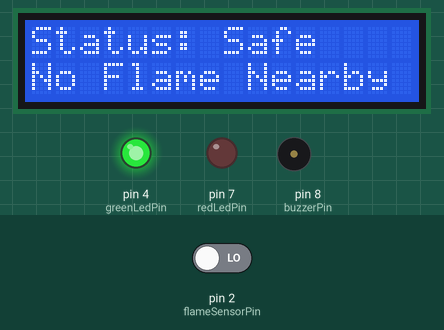
A sketch run on a simulated Arduino Uno, built with avr-gcc and run on an emulated ATmega328P. On the bench: 16×2 character LCD, output pins drawn as LEDs (lit = HIGH), buzzer (waves = sounding, pin HIGH). Inputs (shaded band) come from the test bench; at power-on: pin 2 (flameSensorPin) LOW.

Above: at 3.2 s.
3.3 s: pin 2 (flameSensorPin) driven HIGH
At 4.7 s:
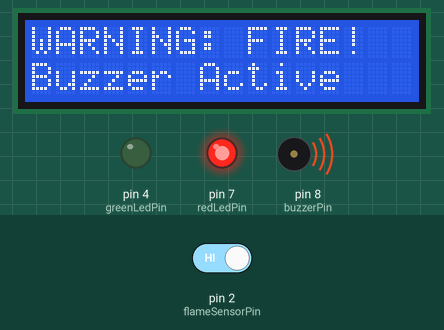
5.0 s: pin 2 (flameSensorPin) driven LOW
At 5.5 s:
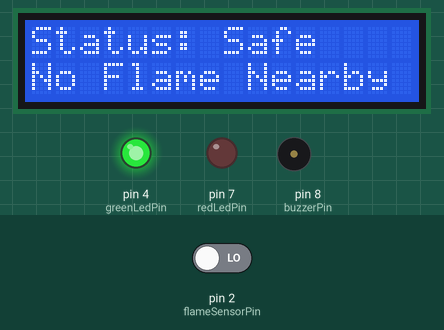
Timing chart, 0 to 8.0 s (numbered marks = the images above; inputs shaded):
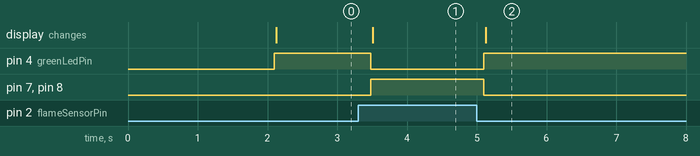

The sketch:

flame_detector.ino
```cpp
#include <Wire.h>
#include <LiquidCrystal_I2C.h>

LiquidCrystal_I2C lcd(0x27, 16, 2);

const int flameSensorPin = 2;
const int greenLedPin = 4;
const int redLedPin = 7;
const int buzzerPin = 8;

void setup() {
  pinMode(flameSensorPin, INPUT);
  pinMode(greenLedPin, OUTPUT);
  pinMode(redLedPin, OUTPUT);
  pinMode(buzzerPin, OUTPUT);

  lcd.init();
  lcd.backlight();

  Serial.begin(9600);

  lcd.setCursor(0, 0);
  lcd.print("Flame Detector");
  lcd.setCursor(0, 1);
  lcd.print("System Ready...");
  delay(2000);
  lcd.clear();
}

void loop() {
  int flameState = digitalRead(flameSensorPin);


  lcd.setCursor(0, 0);

  if (flameState == HIGH) {
    // Actions when flame is detected Danger
    digitalWrite(redLedPin, HIGH);
    digitalWrite(greenLedPin, LOW);
    digitalWrite(buzzerPin, HIGH);

    lcd.print("WARNING: FIRE!  ");
    lcd.setCursor(0, 1);
    lcd.print("Buzzer Active   ");
  } else {
    // Actions when no flame is nearby Safe
    digitalWrite(redLedPin, LOW);
    digitalWrite(greenLedPin, HIGH);
    digitalWrite(buzzerPin, LOW);

    lcd.print("Status: Safe    ");
    lcd.setCursor(0, 1);
    lcd.print("No Flame Nearby ");
  }

  delay(200);
}
        
```

Measured:
- after the input at 3.3 s, pin 4 (greenLedPin): HIGH → LOW after 0.18 s; pin 7 (redLedPin), pin 8 (buzzerPin): LOW → HIGH after 0.18 s; the display: changes after 0.21 s (image 1)
- after the input at 5.0 s, pin 4 (greenLedPin): LOW → HIGH after 0.10 s; pin 7 (redLedPin), pin 8 (buzzerPin): HIGH → LOW after 0.10 s; the display: changes after 0.13 s (image 2)
